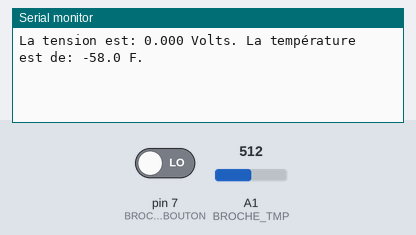
A sketch run on a simulated Arduino Uno, built with avr-gcc and run on an emulated ATmega328P. Shown: the last lines printed to the serial monitor. The test bench sets the inputs (shaded band); at power-on: pin 7 (BROCHE_BOUTON) LOW, A1 (BROCHE_TMP) = 512.

Above: at 1.2 s.
1.3 s: pin 7 (BROCHE_BOUTON) driven HIGH
At 2.7 s:
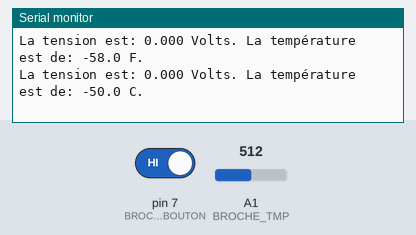
4.4 s: A1 (BROCHE_TMP) set to 1023
At 5.8 s:
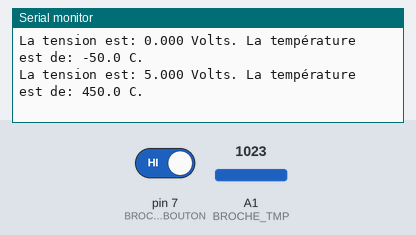
5.9 s: pin 7 (BROCHE_BOUTON) driven LOW
At 7.2 s:
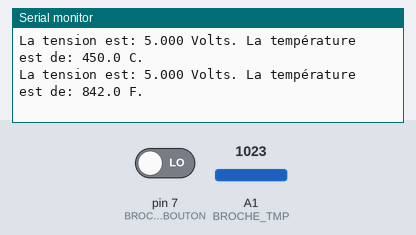

The sketch:

code3.ino
```cpp
// Étape 3

int BROCHE_BOUTON = 7;
int BROCHE_TMP = A1;
float temp[3];
float tension;

void setup()
{
    pinMode( BROCHE_BOUTON, INPUT );
    Serial.begin(9600);
}

void loop()
{
    for (int t = 0; t < 3; t++)
    {
        tension = analogRead( BROCHE_TMP ) / 1023 * 5.0;
        delay (100);
        temp[t] = tension;
    }

    // on calcul la valeur moyenne des trois mesures.
    tension = (temp[0] + temp[1] + temp[2]) / 3;

    // Conversion de la tension pour la température
    float temperature = (tension - 0.5) * 100;

    // On affiche la tension
    Serial.print("La tension est: ");
    Serial.print(tension, 3);
    Serial.print(" Volts. ");

    // la température est affichée en fonction du choix
    if (digitalRead(BROCHE_BOUTON) == HIGH)
    {
        // le bouton n'est PAS appuyé: on affiche la température en Celsius
        Serial.print("La température est de: ");
        Serial.print(temperature, 1);
        Serial.println(" C.");
    }
    else
    {
        // le bouton EST appuyé: on affiche la température en Fahrenheit
        Serial.print("La température est de: ");
        Serial.print( (temperature * 1.8) + 32, 1);
        Serial.println(" F.");
    }

    // délai d’une seconde afin de permettre la lecture des résultats
    delay(1000);

} // Fin void
```

Measured:
- after the input at 1.3 s, the serial monitor: prints a new line after 0.30 s (image 1)
- after the input at 4.4 s, the serial monitor: prints a new line after 1.1 s (image 2)
- after the input at 5.9 s, the serial monitor: prints a new line after 0.91 s (image 3)
